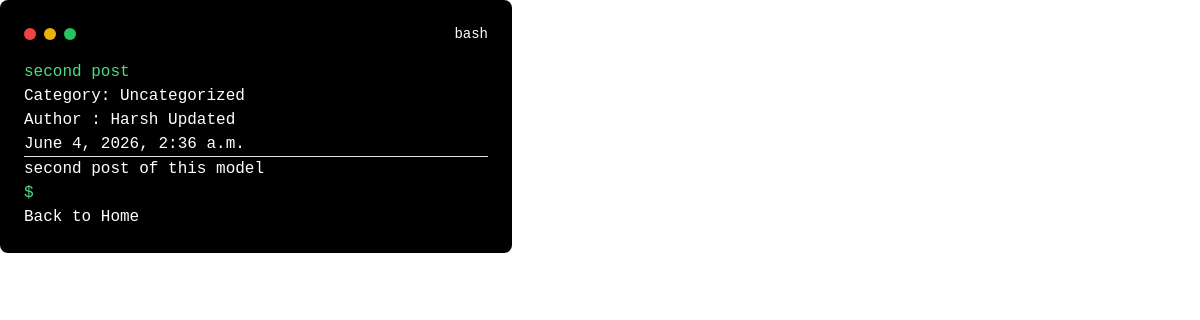
Page /post/2/ on the earlier database version.
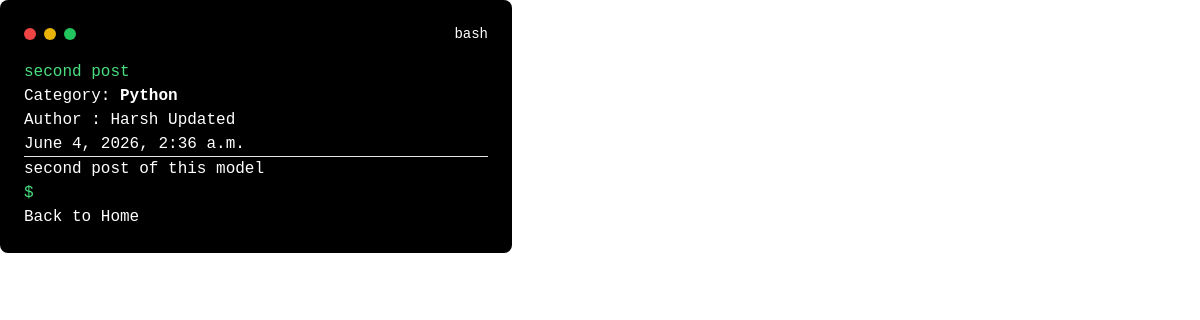
Same page on the later database version.
### core/models.py (models this page shows, shortened)
class Post(models.Model):
    title = models.CharField(max_length=200)
    content = models.TextField()
    created_at = models.DateTimeField(auto_now_add=True)
    author = models.CharField(max_length=200, default='Unknown')
    is_published = models.BooleanField(default=False)
    category = models.ForeignKey(
        Category,
        on_delete = models.SET_NULL,
        null = True,
        blank = True
    )

class Category(models.Model):
    name = models.CharField(max_length=100)
    description = models.TextField(blank=True)
    class Meta:
        verbose_name_plural = "Categories"

### core/views.py (the view)
# urls.py: path("post/<int:post_id>/", views.post_detail, name='post_detail'),
def post_detail(request, post_id):
    post = get_object_or_404(Post, id=post_id)
    context = {
        'post': post,
    }
    return render(request, 'core/post_detail.html', context)

### core/templates/core/post_detail.html (shortened to what this page needs)
<!DOCTYPE html>
<html lang="en">
<head>
    <script src="https://cdn.tailwindcss.com"></script>
</head>
<body>
    <aside class="bg-black text-white p-6 rounded-lg w-full max-w-lg font-mono">
            <div class="flex justify-between items-center">
                <div class="flex space-x-2 text-red-500">
                <div class="w-3 h-3 rounded-full bg-red-500"></div>
                <div class="w-3 h-3 rounded-full bg-yellow-500"></div>
                <div class="w-3 h-3 rounded-full bg-green-500"></div>
                </div>
                <p class="text-sm">bash</p>
            </div>
            <div class="mt-4">
                <p class="text-green-400">{{ post.title }}</p>
                {% if post.category %}
                <p>Category: <strong> {{ post.category.name }}</strong></p>
                {% else %}
                <p>Category: Uncategorized</p>
                {% endif %}
                <p>Author : {{ post.author }}</p>
                <p class="text-white">{{ post.created_at }}</p>
                <hr>
                <p class="text-white">{{ post.content }} </p>
                <p class="text-green-400">$</p>
                <a href="/">Back to Home</a>
            </div>
    </aside>
</body>
</html>

Differences in the rows shown:
changed Post "second post": category_id empty → 2 (drawn); category.name (not shown) → "Python"
Other differences:
text no longer shown: "Category: Uncategorized"
text now shown: "Category:"
